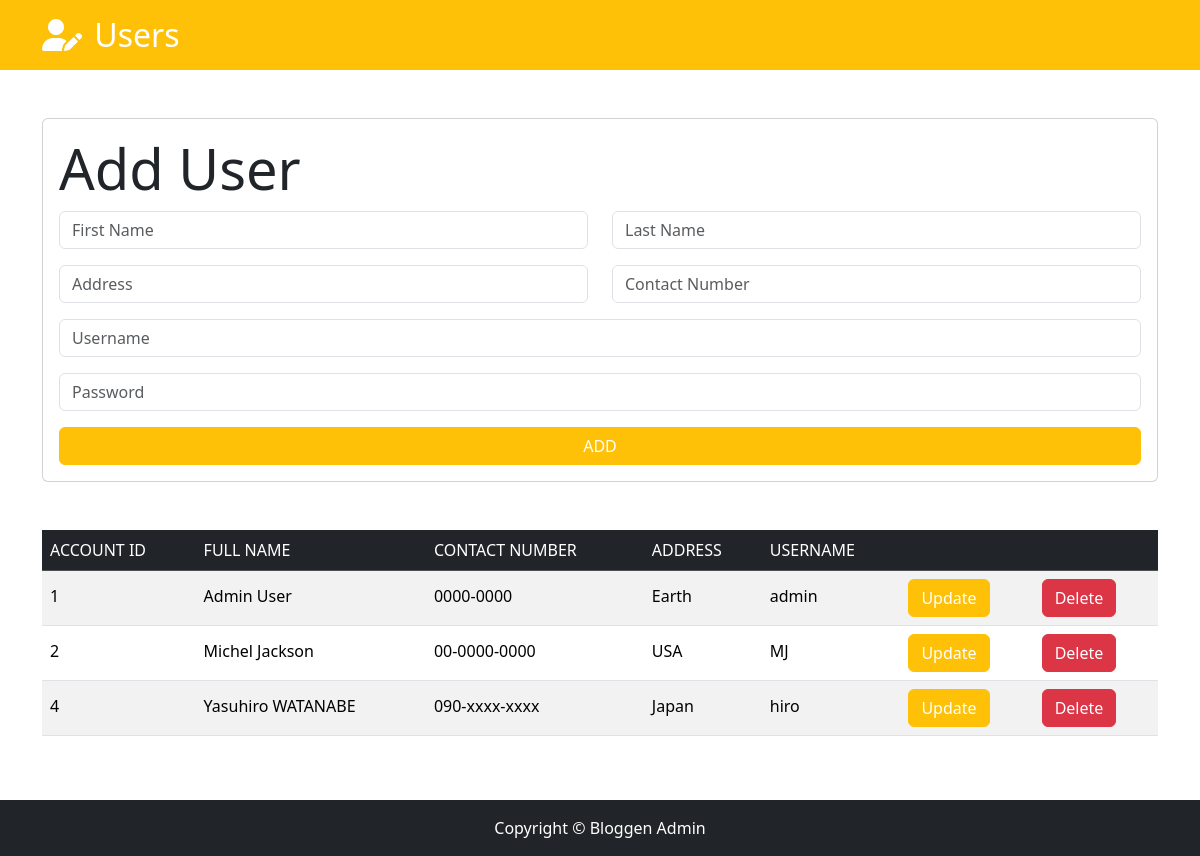
The page /users.php on the database its author committed.
### tables this page shows
CREATE TABLE `users` (
  `user_id` int(11) NOT NULL,
  `first_name` varchar(45) NOT NULL,
  `last_name` varchar(45) NOT NULL,
  `address` varchar(45) NOT NULL,
  `contact_number` varchar(45) NOT NULL,
  `avatar` varchar(45) NOT NULL DEFAULT 'profile.jpg',
  `bio` varchar(100) DEFAULT NULL,
  `account_id` int(11) NOT NULL
);

CREATE TABLE `accounts` (
  `account_id` int(11) NOT NULL,
  `username` varchar(15) NOT NULL,
  `password` varchar(255) NOT NULL,
  `role` varchar(1) DEFAULT 'U'
);

### app/user-function.php (called while the page is built, shortened)
<?php
function getAllUsers($conn)
{
    $sql =
        "SELECT
        -- `users`.`user_id` AS `id`,
        `accounts`.`account_id` AS `account_id`,
        CONCAT(`users`.`first_name`, ' ', `users`.`last_name`) AS `full_name`,
        `users`.`contact_number` AS `contact_number`,
        `users`.`address` AS `address`,
        `accounts`.`username` AS `username`
        FROM `users`
        INNER JOIN `accounts` ON `users`.`account_id` = `accounts`.`account_id`";
    if ($result = $conn->query($sql)) {
        while ($user = $result->fetch_assoc()) {
            $all_users[] = $user;
        }
        return $all_users;
    } else {
        die("Error retrieving all users: " . $conn->error);
    }
}

### users.php (the view, shortened to what this page needs)
<?php
$mysqli = Database::getInstance();
$all_users = getAllUsers($mysqli);
include("_parts/_header.php");
?>
<div class="container-fluid bg-warning">
    <div class="container">
        <h2 class="text-white m-0 py-3">
            <i class="fa-solid fa-user-pen pe-1"></i>
            Users
        </h2>
    </div>
</div>
<div class="container mt-5 mb-5">
    <div class="card">
        <div class="card-body">
            <h2 class="display-4">Add User</h2>
            <form action="" method="post">
                <div class="row">
                    <div class="col-md mb-3">
                        <input type="text" name="first_name" id="first-name" class="form-control" placeholder="First Name">
                    </div>
                    <div class="col-md mb-3">
                        <input type="text" name="last_name" id="last-name" class="form-control" placeholder="Last Name">
                    </div>
                </div>
                <div class="row">
                    <div class="col-md mb-3">
                        <input type="text" name="address" id="address" class="form-control" placeholder="Address">
                    </div>
                    <div class="col-md mb-3">
                        <input type="tel" name="contact_number" id="contact-number" class="form-control" placeholder="Contact Number">
                    </div>
                </div>
                <div class="row">
                    <div class="col mb-3">
                        <input type="text" name="username" id="username" class="form-control" placeholder="Username">
                    </div>
                </div>
                <div class="row">
                    <div class="col mb-3">
                        <input type="password" name="password" id="password" class="form-control" placeholder="Password">
                    </div>
                </div>
                <div class="row">
                    <div class="col">
                        <button type="submit" name="btn_add" class="btn btn-warning w-100  text-white">
                            ADD
                        </button>
                    </div>
                </div>
            </form>
        </div>
    </div>
</div>
<div class="container mb-5">
    <div class="table-responsive">
        <table class="table table-striped table-hover">
            <thead class="table-dark">
                <tr>
                    <th>ACCOUNT ID</th>
                    <th>FULL NAME</th>
                    <th>CONTACT NUMBER</th>
                    <th>ADDRESS</th>
                    <th>USERNAME</th>
                    <th></th>
                    <th></th>
                </tr>
            </thead>
            <tbody class="">
                <form action="" method="post">
                    <?php foreach ($all_users as $user) : ?>
                        <tr>
                            <td><?= $user['account_id'] ?></td>
                            <td><?= $user['full_name'] ?></td>
                            <td><?= $user['contact_number'] ?></td>
                            <td><?= $user['address'] ?></td>
                            <td><?= $user['username'] ?></td>
                            <td>
                                <button type="submit" name="btn_update" value="<?= $user["account_id"] ?>" class="btn btn-warning text-white">Update</button>
                            </td>
                            <td>
                                <button type="submit" name="btn_delete" value="<?= $user["account_id"] ?>" class="btn btn-danger">Delete</button>
                            </td>
                        </tr>
                    <?php endforeach; ?>
                </form>
            </tbody>
        </table>
    </div>
</div>
<?php
include("_parts/_footer.php");
?>

### rows shown on the page
users: account.account_id "1", full_name "Admin User", contact_number "0000-0000", address "Earth", account.username "admin"
users: account.account_id "2", full_name "Michel Jackson", contact_number "00-0000-0000", address "USA", account.username "MJ"
users: account.account_id "4", full_name "Yasuhiro WATANABE", contact_number "090-xxxx-xxxx", address "Japan", account.username "hiro"
